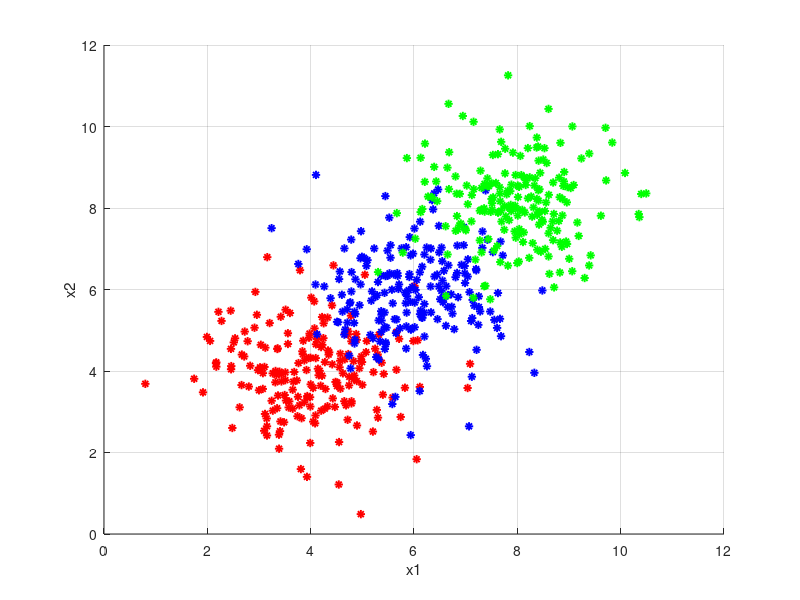
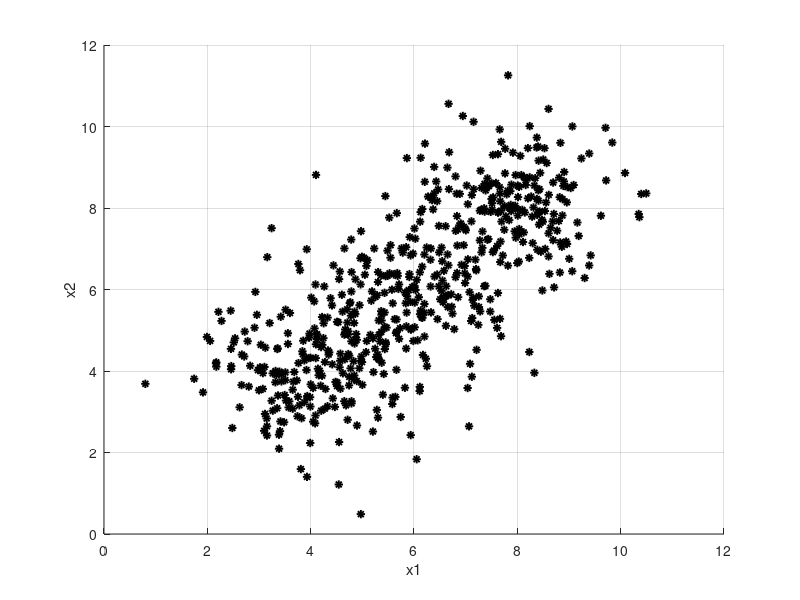

Reproduce these figures in MATLAB, in order. (Note: this script raises an error after producing the figures.)
% This script demonstrates the hierarchical clustering algorithm on a set of
% artificially generated data points. Data points are considered to be
% sampled from three different multivariate distributions identified by the
% parameters MU1, MU2, MU3 and SIGMA1, SIGMA2, SIGMA3.

%Initialize workspace.
clc
clear all

% Define the parameters of the multivariate gaussian distributions.
MU1 = [4 4];
MU2 = [6 6];
MU3 = [8 8];
SIGMA1 = [1 0; 0 1];
SIGMA2 = [1 0; 0 1];
SIGMA3 = [1 0; 0 1];

% Sample equal number of points from both distributions.
% Let N be the number of points to be sampled.
N = 200;
X1 = mvnrnd(MU1,SIGMA1,N);
X2 = mvnrnd(MU2,SIGMA2,N);
X3 = mvnrnd(MU3,SIGMA3,N);
% Store both sets of points in a single matrix.
X = [X1;X2;X3];

% Plot the labeded data points
figure('Name','Labeled Data Popints')
hold on
plot(X1(:,1),X1(:,2),'*r','LineWidth',1.4);
plot(X2(:,1),X2(:,2),'*b','LineWidth',1.4);
plot(X3(:,1),X3(:,2),'*g','LineWidth',1.4);
xlabel('x1');
ylabel('x2');
grid on
hold off

% Plot the unlabaled data points.
figure('Name','Unlabeled Data Points')
hold on
plot(X(:,1),X(:,2),'*k','LineWidth',1.4);
xlabel('x1');
ylabel('x2');
grid on
hold off

%% Code Segment 1.
% Plot the Probability Density Function for the pair-wise distances between 
% points within the complete dataset. 

% Find euclidean distances for every point in the dataset
% and store them in a Matrix
Distance = dist(X, X');
Right = size(X,1);

% Save the lowest, highest and the mean distance found in the dataset
min_dist = min(min(Distance));
max_dist = max(max(Distance));
mean_dist = mean(reshape(Distance, 1, numel(Distance)));

% Find the space between the lowest and highest distance and the space
% inerval
S = max_dist - min_dist;
n = 50;
dx = S / n;


f = zeros(1,n);
% find all the zeros in the matrix and store treir location in an 1D array
v_zeros = find(Distance==0);
f_zeros = length(v_zeros);
%{
if(f_zeros > Right)
   f_zeros = f_zeros - Right;
end;
%}

for k = 1:1:n
    
    if (k == 1)
        % Find all points that are greater than 0 and lower than the space
        % interval and store them in an array
        vf = find(and((Distance>(k-1)*dx),(Distance<k*dx)));
        test_length_vf = length(vf);
    elseif (k == n)
        vf = find(and((Distance>=(k-1)*dx),(Distance<=k*dx)));
    else
        % find all points that are greater or equal than the space interval
        % populated by each k-1 && the points that lower than the enterval
        % populated by k
        vf = find(and((Distance>=(k-1)*dx),(Distance<k*dx)));
    end

    % Add the length of every k_th array of points in the f_array 
    % and divide by 2 because the entries are doubled
    f(k) = length(vf)/2;
end

% Add the zeros to the first bar
f(1) = f(1) + f_zeros;
x = [1:1:n];
% Enter the center of every bar
x = x.*dx;

% Create the frequences
sum_f = sum(f);
f = f / sum_f;

title_str = strcat(['D_{min} = ' num2str(min_dist) ' D_{max} = ' num2str(max_dist) ' D_{mean} = ' num2str(mean_dist)]);
figure('Name', 'PDF of the dinsances between the data points');
hold on
bar(x,f,'red')
grid on
xlabel('Distance');
ylabel('Frequecy');
title(title_str);
grid minor
hold off



%% Code Segment 2.
% Experiment 1 Perform k-means clustering by setting the number of clusters 
% to 2.
num_of_clusters = 2;
%Store the cluster solution and the centers in the 2dim space
[cl_solution, centroids] = kmeans(X, num_of_clusters, 'distance', 'sqeuclidean', 'Replicates', 5);

[idx, clusters, cluster_centroids] = extract_cluster_info(X, num_of_clusters, cl_solution);
plot_clusters(X, idx);



%% Experiment 2 Perform k-means clustering by setting the number of clusters 
% to 3.

num_of_clusters = 3;
[cl_solution, centroids] = kmeans(X, num_of_clusters, 'distance', 'sqeuclidean', 'Replicates', 5);

[idx, clusters, cluster_centroids] = extract_cluster_info(X, num_of_clusters, cl_solution);
plot_clusters(X, idx);




%% Experiment 3 Perform k-means clustering by setting the number of clusters 
% to 7.

num_of_clusters = 7;
[cl_solution, centroids] = kmeans(X, num_of_clusters, 'distance', 'sqeuclidean', 'Replicates', 5);

[idx, clusters, cluster_centroids] = extract_cluster_info(X, num_of_clusters, cl_solution);
plot_clusters(X, idx);


%% Code Segment 3.
% Create the hierarchical clustering dendrogram.

Y = pdist(X, 'euclidean');
Z = linkage(Y, 'average');
figure('Name', 'Hierarchical clustering dendogram')
H = dendrogram(Z, 10, 'Orientation', "top", 'colorthreshold', "default");
set(H, 'linewidth', 2);


%% Code Segment 4.
% Cluster data in three clusters.
T = clusterdata(X,'Linkage','ward','Maxclust', 3);
figure('Name','Identified Clusters')
scatter(X(:,1),X(:,2),10,T,'filled')
grid on